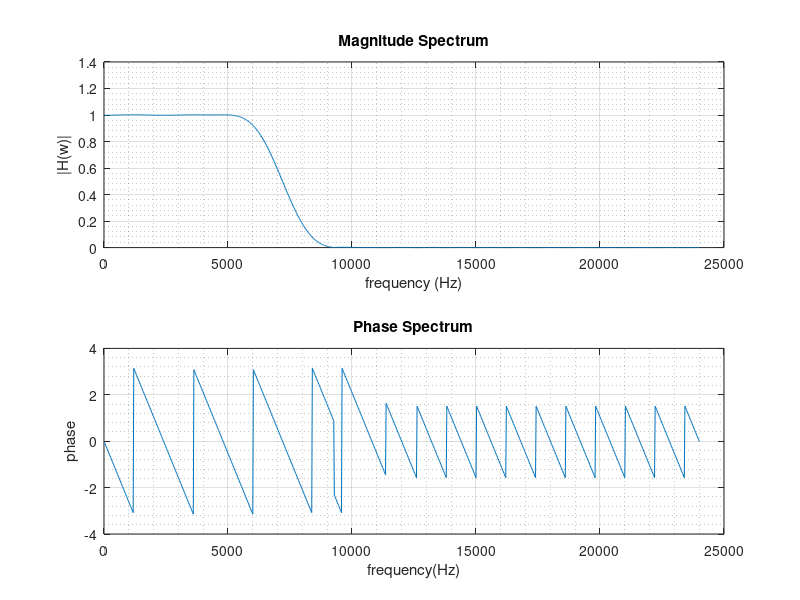
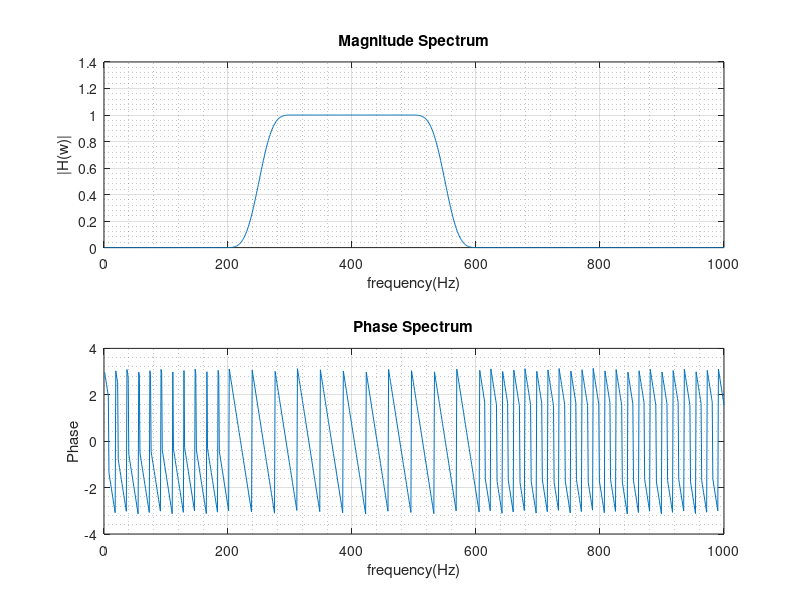
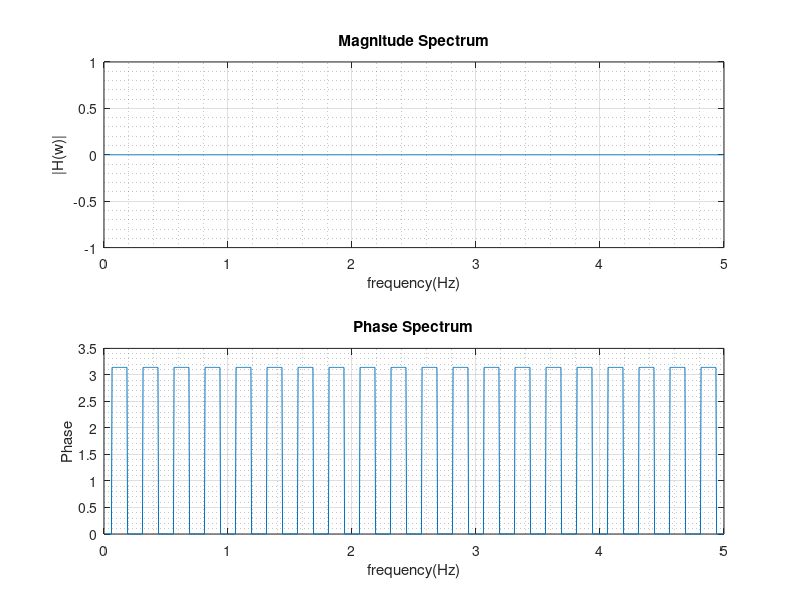
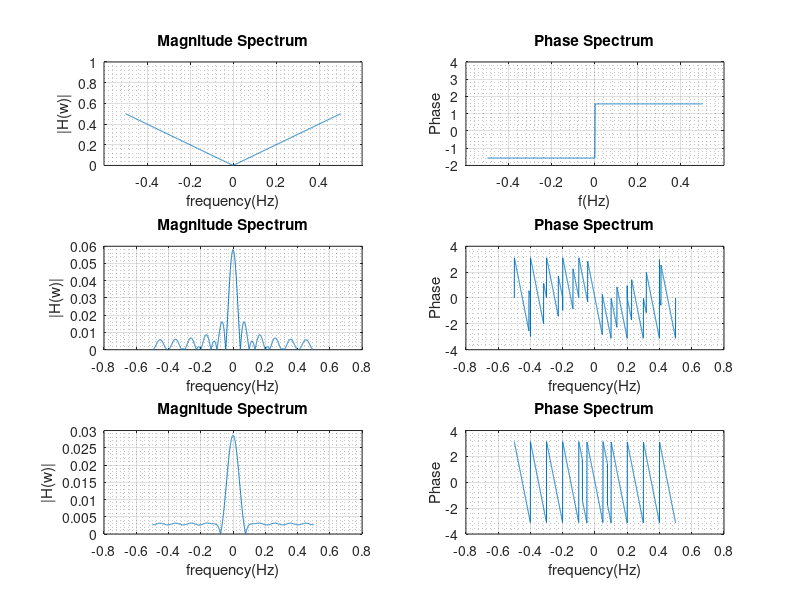

These charts were generated, in order, by the following MATLAB code:
% ------- Applications of DSP ----------------
% ------------Project 3 ----------------------
%------------Submitted by---------------------
%-------------Rajib Dey ----------------------
clear;
close all;
clc;
% Definition of the ideal filter
H_low=inline('sinc(2*fc*ts.*n)*2*fc*ts','fc','ts','n');
H_band=inline('sinc(2*fh*ts.*n)*2*fh*ts-sinc(2*fl*ts.*n)*2*fl*ts','fh','fl','ts','n');
H_hil=inline('(1-cos(n*pi))./(n*pi)','n');
H_dif=inline('cos(n.*pi)./(n.*pi)','n');
w_hamming=inline('0.54+0.46*cos(2*pi.*n/L)','L','n');
w_blackman=inline('0.42+0.5*cos(2*pi.*n/L)+0.08*cos(4*pi.*n/L)','n','L');
w_kaiser=inline('besseli(0,b)./besseli(0,a)','a','b');
% -------------------Code for Problem 1-------------------
fs=48000;
f1=9200;
fp=5200;
L=40;
ts=1/fs;
fc=(f1+fp)/2;
n=-1*L/2:L/2;
H_n=H_low(fc,ts,n);
H=H_low(fc,ts,n).*w_hamming(L,n)
% -------------------Plot for the spectrum of the filter-------------------
for i=1:1000
w(i)=pi*fs*i/1000;
z=exp(j*w(i)*ts);
H_final(i)=z^(-1*L/2)*sum(H.*z.^(-n));
end
figure(1);
subplot(2,1,1);
plot(w/(2*pi),abs(H_final));
xlabel('frequency (Hz)');
ylabel('|H(w)|');
title('Magnitude Spectrum');
grid on;
grid minor;
subplot(2,1,2);
plot(w/(2*pi),angle(H_final));
xlabel('frequency(Hz)');
ylabel('phase');
title('Phase Spectrum');
grid on;
grid minor;
% -------------------Code for Problem 2-------------------
9
fs=2000;
fh=550;
fl=250;
L=109;
ts=1/fs;
n=-1*L/2:L/2;
H_n=H_band(fh,fl,ts,n);
H=H_band(fh,fl,ts,n).*w_blackman(n,L)
% -------------------Plot for the spectrum of the filter-------------------
for i=1:1000
w(i)=pi*fs*i/1000;
z=exp(j*w(i)*ts);
H_final(i)=z^(-1*L/2)*sum(H.*z.^(-n));
end
figure(2);
subplot(2,1,1);
plot(w/(2*pi),abs(H_final));
xlabel('frequency(Hz)');
ylabel('|H(w)|');
title('Magnitude Spectrum');
grid on;
grid minor;
subplot(2,1,2);
plot(w/(2*pi),angle(H_final));
xlabel('frequency(Hz)');
ylabel('Phase');
title('Phase Spectrum');
grid on;
grid minor;
% -------------------Code for Problem 3-------------------
fs=10/(2*pi);
a=3;
L=80;
ts=1/fs;
n1=-L/2:-1;
b1=a.*(1-(2.*n1./L).^2).^0.5;
H1=H_hil(n1).*w_kaiser(a,b1);
n2=1:L/2;
b2=a.*(1-(2.*n2./L).^2).^0.5;
H2=H_hil(n2).*w_kaiser(a,b2);
%------------------- Plot for the spectrum of the filter-----------------
for i=1:1000
w(i)=pi*fs*i/1000;
z=exp(j*w(i)*ts);
H_final(i)=z^(-1*L/2)*(sum(H1.*z.^(-n1))+sum(H2.*z.^(-n2)));
end
figure(3);
subplot(2,1,1);
plot(w,abs(H_final));
xlabel('frequency(Hz)');
ylabel('|H(w)|');
title('Magnitude Spectrum');
grid on;
grid minor;
subplot(2,1,2);
plot(w,angle(H_final));
xlabel('frequency(Hz)');
ylabel('Phase');
title('Phase Spectrum');
grid on;
grid minor;
% -------------------Code for Problem 4-------------------
fs=1;
ws=2*pi;
L=20;
ts=1/fs;
n1=-L/2:-1;
H1=H_dif(n1)
n2=1:L/2;
H2=H_dif(n2)
% -------------------Plot the spectrum of the filter-------------------
for i=1:2001
w(i)=pi*fs*(i-1001)/1000;
z=exp(j*w(i)*ts);
H_i(i)=j*w(i)./ws;
H_final(i)=z.^(-1*L/2).*(sum(H1.*z.^(-n1))+sum(H2.*z.^(-n2)));
H_ham(i)=z.^(-1*L/2).*(sum(H1.*w_hamming(L,n1).*z.^(-n1))+sum(H2.*w_hamming(L,n2).*z.^(-n2)));
end
figure(4);
subplot(3,2,1);
plot(w/(2*pi),abs(H_i));
axis([-0.6 0.6 0 1]);
xlabel('frequency(Hz)');
ylabel('|H(w)|');
title('Magnitude Spectrum');
grid on;
grid minor;
subplot(3,2,2);
plot(w/(2*pi),angle(H_i));
axis([-0.6 0.6 -2 4]);
xlabel('f(Hz)');
ylabel('Phase');
title('Phase Spectrum');
grid on;
grid minor;
subplot(3,2,3);
plot(w/(2*pi),abs(H_final));
xlabel('frequency(Hz)');
ylabel('|H(w)|');
title('Magnitude Spectrum');
grid on;
grid minor;
subplot(3,2,4);
plot(w/(2*pi),angle(H_final));
xlabel('frequency(Hz)');
ylabel('Phase');
title('Phase Spectrum');
grid on;
grid minor;
subplot(3,2,5);
plot(w/(2*pi),abs(H_ham));
xlabel('frequency(Hz)');
ylabel('|H(w)|');
title('Magnitude Spectrum');
grid on;
grid minor;
subplot(3,2,6);
plot(w/(2*pi),angle(H_ham));
xlabel('frequency(Hz)');
ylabel('Phase');
title('Phase Spectrum');
grid on;
grid minor;
%-------------------End of the Program-------------------%

